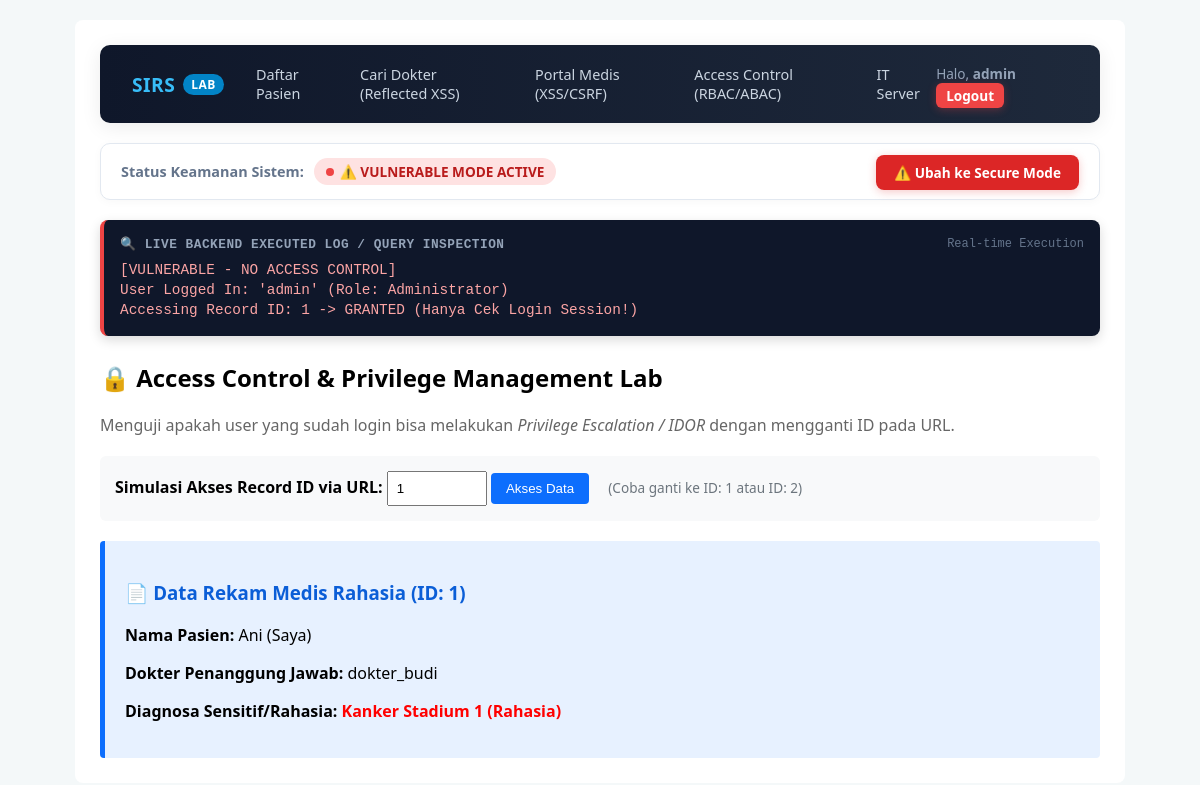
Page /rekam_medis_privilege (signed in) on the committed database.
### tables this page shows
CREATE TABLE users (
                        id INTEGER PRIMARY KEY AUTOINCREMENT,
                        username TEXT UNIQUE,
                        password TEXT,
                        role TEXT,
                        dokter_id INTEGER);

CREATE TABLE rekam_medis_private (
                        id INTEGER PRIMARY KEY AUTOINCREMENT,
                        pasien_nama TEXT,
                        dokter_penanggung_jawab TEXT,
                        diagnosa_rahasia TEXT,
                        pemilik_user_id INTEGER);

### app.py (the view, shortened to what this page needs)
@app.route('/rekam_medis_privilege')
def rekam_medis_privilege():
    if 'username' not in session:
        return redirect(url_for('login'))
    record_id = request.args.get('id', '1') # Default ID 1 (Milik Pasien Ani)
    is_secure = session.get('secure_mode', False)
    conn = get_db_connection()
    user_logged = conn.execute("SELECT * FROM users WHERE username = ?", (session['username'],)).fetchone()
    data_medis = conn.execute("SELECT * FROM rekam_medis_private WHERE id = ?", (record_id,)).fetchone()
    access_granted = False
    log_reason = ""
    executed_log = ""
    if not data_medis:
        conn.close()
        return "Data rekam medis tidak ditemukan!", 404
    if not is_secure:
        access_granted = True
        executed_log = f"[VULNERABLE - NO ACCESS CONTROL]\nUser Logged In: '{user_logged['username']}' (Role: {user_logged['role']})\nAccessing Record ID: {record_id} -> GRANTED (Hanya Cek Login Session!)"
    conn.close()
    return render_template('rekam_medis_privilege.html',
                           data=data_medis if access_granted else None,
                           access_granted=access_granted,
                           executed_query=executed_log,
                           record_id=record_id)

### app.py (called while the page is built)
def get_db_connection():
    conn = sqlite3.connect('hospital.db')
    conn.row_factory = sqlite3.Row
    return conn

### templates/rekam_medis_privilege.html (shortened to what this page needs)
<!DOCTYPE html>
<html lang="id">
<head>
</head>
<body>
    <div class="container">
        {% include 'navbar.html' %}
        <h2>🔒 Access Control & Privilege Management Lab</h2>
        <p style="color: #666;">Menguji apakah user yang sudah login bisa melakukan <em>Privilege Escalation / IDOR</em> dengan mengganti ID pada URL.</p>
        <div style="margin: 20px 0; background: #f8f9fa; padding: 15px; border-radius: 6px;">
            <form method="GET" action="/rekam_medis_privilege">
                <label><strong>Simulasi Akses Record ID via URL:</strong></label>
                <input type="number" name="id" value="{{ record_id }}" style="padding: 8px; width: 80px;">
                <button type="submit" style="padding: 8px 15px; background: #0d6efd; color: white; border: none; border-radius: 4px;">Akses Data</button>
                <span style="margin-left: 15px; font-size: 0.85rem; color: #6c757d;">(Coba ganti ke ID: 1 atau ID: 2)</span>
            </form>
        </div>
        {% if access_granted %}
            <div class="card-data">
                <h3 style="color: #0b5ed7;">📄 Data Rekam Medis Rahasia (ID: {{ data.id }})</h3>
                <p><strong>Nama Pasien:</strong> {{ data.pasien_nama }}</p>
                <p><strong>Dokter Penanggung Jawab:</strong> {{ data.dokter_penanggung_jawab }}</p>
                <p><strong>Diagnosa Sensitif/Rahasia:</strong> <span style="color: red; font-weight: bold;">{{ data.diagnosa_rahasia }}</span></p>
            </div>
        {% else %}
            <div class="alert-danger">
                <h3>🚫 403 ACCESS DENIED / FORBIDDEN</h3>
                <p><strong>Gagal Mengakses Data!</strong> Anda tidak memiliki hak akses (Privilege) yang cukup untuk melihat Rekam Medis ID {{ record_id }}.</p>
            </div>
        {% endif %}
    </div>
</body>
</html>

### templates/navbar.html (shortened to what this page needs)
<nav style="background: linear-gradient(90deg, #0f172a 0%, #1e293b 100%); padding: 14px 24px; display: flex; justify-content: space-between; align-items: center; border-radius: 10px; box-shadow: 0 4px 20px rgba(0,0,0,0.08); margin-bottom: 20px;">
    <div style="display: flex; align-items: center; gap: 20px;">
        <a href="{{ url_for('index') }}" style="color: #38bdf8; font-weight: 800; text-decoration: none; font-size: 1.2rem; letter-spacing: 0.5px; display: flex; align-items: center; gap: 8px;">
             SIRS <span style="font-size: 0.75rem; background: #0284c7; color: white; padding: 2px 8px; border-radius: 12px; font-weight: 600;">LAB </span>
        </a>
        <div style="display: flex; gap: 8px;">
            <a href="{{ url_for('search') }}" style="color: #cbd5e1; padding: 6px 12px; border-radius: 6px; text-decoration: none; font-size: 0.9rem; font-weight: 500; transition: all 0.2s;">Daftar Pasien</a>
            <a href="{{ url_for('search_reflected') }}" style="color: #cbd5e1; padding: 6px 12px; border-radius: 6px; text-decoration: none; font-size: 0.9rem; font-weight: 500; transition: all 0.2s;">Cari Dokter (Reflected XSS)</a>
            <a href="{{ url_for('catatan_medis') }}" style="color: #cbd5e1; padding: 6px 12px; border-radius: 6px; text-decoration: none; font-size: 0.9rem; font-weight: 500; transition: all 0.2s;">Portal Medis (XSS/CSRF)</a>
            <a href="{{ url_for('rekam_medis_privilege') }}" style="color: #cbd5e1; padding: 6px 12px; border-radius: 6px; text-decoration: none; font-size: 0.9rem; font-weight: 500; transition: all 0.2s;">Access Control (RBAC/ABAC)</a>
            <a href="{{ url_for('ping') }}" style="color: #cbd5e1; padding: 6px 12px; border-radius: 6px; text-decoration: none; font-size: 0.9rem; font-weight: 500; transition: all 0.2s;">IT Server</a>
        </div>
    </div>
    <div>
        {% if session.get('username') %}
            <span style="color: #94a3b8; font-size: 0.85rem; margin-right: 12px;">Halo, <strong>{{ session['username'] }}</strong></span>
            <a href="{{ url_for('logout') }}" style="background-color: #ef4444; color: white; padding: 3px 10px; border-radius: 6px; text-decoration: none; font-size: 0.85rem; font-weight: 600; box-shadow: 0 2px 8px rgba(239, 68, 68, 0.3);">Logout</a>
        {% endif %}
    </div>
</nav>
<div style="background: #ffffff; padding: 14px 20px; border-radius: 10px; margin-bottom: 20px; display: flex; justify-content: space-between; align-items: center; border: 1px solid #e2e8f0; box-shadow: 0 2px 10px rgba(0,0,0,0.03);">
    <div style="display: flex; align-items: center; gap: 10px;">
        <span style="font-size: 0.9rem; color: #64748b; font-weight: 600;">Status Keamanan Sistem:</span>
        {% if session.get('secure_mode') %}
            <span style="background-color: #dcfce7; color: #15803d; padding: 4px 12px; border-radius: 20px; font-weight: 700; font-size: 0.85rem; display: flex; align-items: center; gap: 6px;">
                <span style="height: 8px; width: 8px; background-color: #22c55e; border-radius: 50%;"></span> 🛡️ SECURE MODE ACTIVE
            </span>
        {% else %}
            <span style="background-color: #fee2e2; color: #b91c1c; padding: 4px 12px; border-radius: 20px; font-weight: 700; font-size: 0.85rem; display: flex; align-items: center; gap: 6px;">
                <span style="height: 8px; width: 8px; background-color: #ef4444; border-radius: 50%;"></span> ⚠️ VULNERABLE MODE ACTIVE
            </span>
        {% endif %}
    </div>
    <div>
        {% if session.get('secure_mode') %}
            <a href="{{ url_for('toggle_mode') }}" style="background: #16a34a; color: white; padding: 8px 18px; border-radius: 8px; text-decoration: none; font-weight: 600; font-size: 0.85rem; box-shadow: 0 2px 8px rgba(22, 163, 74, 0.25);">
                🛡️ Ubah ke Vulnerable Mode
            </a>
        {% else %}
            <a href="{{ url_for('toggle_mode') }}" style="background: #dc2626; color: white; padding: 8px 18px; border-radius: 8px; text-decoration: none; font-weight: 600; font-size: 0.85rem; box-shadow: 0 2px 8px rgba(220, 38, 38, 0.25);">
                ⚠️ Ubah ke Secure Mode
            </a>
        {% endif %}
    </div>
</div>
{% if executed_query or executed_command %}
<div style="background-color: #0f172a; border-left: 4px solid {% if session.get('secure_mode') %}#22c55e{% else %}#ef4444{% endif %}; color: #f8fafc; padding: 16px; margin-bottom: 25px; border-radius: 8px; box-shadow: 0 4px 12px rgba(0,0,0,0.15); font-family: 'Fira Code', 'Courier New', monospace;">
    <div style="display: flex; justify-content: space-between; align-items: center; margin-bottom: 8px;">
        <strong style="color: #94a3b8; font-size: 0.8rem; letter-spacing: 0.5px;">🔍 LIVE BACKEND EXECUTED LOG / QUERY INSPECTION</strong>
        <span style="font-size: 0.75rem; color: #64748b;">Real-time Execution</span>
    </div>
    <pre style="margin: 0; color: {% if session.get('secure_mode') %}#4ade80{% else %}#fca5a5{% endif %}; white-space: pre-wrap; font-size: 0.9rem; line-height: 1.4;">{{ executed_query or executed_command }}</pre>
</div>
{% endif %}

### templates/rekam_medis_privilege.html (style rules this page uses)
body { font-family: 'Segoe UI', sans-serif; background-color: #f4f8f9; padding: 20px; margin: 0; }
.container { max-width: 1000px; margin: 0 auto; background: white; padding: 25px; border-radius: 8px; }
.card-data { background-color: #e7f1ff; border-left: 5px solid #0d6efd; padding: 20px; border-radius: 4px; margin-top: 15px; }

### rows in the picture
users: username "admin"
rekam_medis_private: id "1", pasien_nama "Ani (Saya)", dokter_penanggung_jawab "dokter_budi", diagnosa_rahasia "Kanker Stadium 1 (Rahasia)"

### other values in the picture
{{ executed_query or executed_command }} "[VULNERABLE - NO ACCESS CONTROL] User Logged In: 'admin' (Role: Administrator) Accessing Record ID: 1 -> GRANTED (Hanya Cek Login Session!)"
